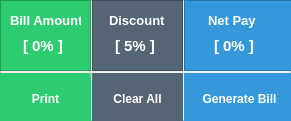
        <widget class="QFrame" name="frame_11">
         <property name="geometry">
          <rect>
           <x>810</x>
           <y>360</y>
           <width>291</width>
           <height>121</height>
          </rect>
         </property>
         <property name="styleSheet">
          <string notr="true">QFrame#frame_11{
border:1px solid rgb(213, 216, 220);
}</string>
         </property>
         <property name="frameShape">
          <enum>QFrame::StyledPanel</enum>
         </property>
         <property name="frameShadow">
          <enum>QFrame::Raised</enum>
         </property>
         <widget class="QPushButton" name="Supplier_Clear_Btn_3">
          <property name="geometry">
           <rect>
            <x>0</x>
            <y>73</y>
            <width>91</width>
            <height>51</height>
           </rect>
          </property>
          <property name="font">
           <font>
            <weight>75</weight>
            <bold>true</bold>
           </font>
          </property>
          <property name="cursor">
           <cursorShape>PointingHandCursor</cursorShape>
          </property>
          <property name="styleSheet">
           <string notr="true">QPushButton{
  background-color: rgb(46, 204, 113);
  color: rgb(255, 255, 255);
  border:0;

}
QPushButton::pressed{
	padding-left:5px;
	padding-top: 5px;
	background-color: rgb(128, 139, 150);
}</string>
          </property>
          <property name="text">
           <string>Print</string>
          </property>
         </widget>
         <widget class="QPushButton" name="Supplier_Clear_Btn_4">
          <property name="geometry">
           <rect>
            <x>92</x>
            <y>73</y>
            <width>91</width>
            <height>51</height>
           </rect>
          </property>
          <property name="font">
           <font>
            <weight>75</weight>
            <bold>true</bold>
           </font>
          </property>
          <property name="cursor">
           <cursorShape>PointingHandCursor</cursorShape>
          </property>
          <property name="styleSheet">
           <string notr="true">QPushButton{
  background-color: rgb(86, 101, 115);
  color: rgb(255, 255, 255);
  border:0;

}
QPushButton::pressed{
	padding-left:5px;
	padding-top: 5px;
	background-color: rgb(128, 139, 150);
}</string>
          </property>
          <property name="text">
           <string>Clear All</string>
          </property>
         </widget>
         <widget class="QPushButton" name="Supplier_Clear_Btn_5">
          <property name="geometry">
           <rect>
            <x>184</x>
            <y>73</y>
            <width>111</width>
            <height>51</height>
           </rect>
          </property>
          <property name="font">
           <font>
            <weight>75</weight>
            <bold>true</bold>
           </font>
          </property>
          <property name="cursor">
           <cursorShape>PointingHandCursor</cursorShape>
          </property>
          <property name="styleSheet">
           <string notr="true">QPushButton{
  background-color: rgb(52, 152, 219);
  color: rgb(255, 255, 255);
  border:0;

}
QPushButton::pressed{
	padding-left:5px;
	padding-top: 5px;
	background-color: rgb(128, 139, 150);
}</string>
          </property>
          <property name="text">
           <string>Generate Bill</string>
          </property>
         </widget>
         <widget class="QFrame" name="frame_12">
          <property name="geometry">
           <rect>
            <x>0</x>
            <y>0</y>
            <width>91</width>
            <height>71</height>
           </rect>
          </property>
          <property name="styleSheet">
           <string notr="true">  background-color: rgb(46, 204, 113);
  color: rgb(255, 255, 255);</string>
          </property>
          <property name="frameShape">
           <enum>QFrame::StyledPanel</enum>
          </property>
          <property name="frameShadow">
           <enum>QFrame::Raised</enum>
          </property>
          <widget class="QLabel" name="label_39">
           <property name="geometry">
            <rect>
             <x>10</x>
             <y>10</y>
             <width>71</width>
             <height>21</height>
            </rect>
           </property>
           <property name="font">
            <font>
             <pointsize>10</pointsize>
             <weight>75</weight>
             <bold>true</bold>
            </font>
           </property>
           <property name="text">
            <string>Bill Amount</string>
           </property>
          </widget>
          <widget class="QLabel" name="label_46">
           <property name="geometry">
            <rect>
             <x>23</x>
             <y>35</y>
             <width>51</width>
             <height>21</height>
            </rect>
           </property>
           <property name="font">
            <font>
             <pointsize>11</pointsize>
             <weight>75</weight>
             <bold>true</bold>
            </font>
           </property>
           <property name="text">
            <string>[ 0% ]</string>
           </property>
          </widget>
         </widget>
         <widget class="QFrame" name="frame_13">
          <property name="geometry">
           <rect>
            <x>92</x>
            <y>0</y>
            <width>91</width>
            <height>71</height>
           </rect>
          </property>
          <property name="styleSheet">
           <string notr="true">  background-color: rgb(86, 101, 115);
  color: rgb(255, 255, 255);</string>
          </property>
          <property name="frameShape">
           <enum>QFrame::StyledPanel</enum>
          </property>
          <property name="frameShadow">
           <enum>QFrame::Raised</enum>
          </property>
          <widget class="QLabel" name="label_47">
           <property name="geometry">
            <rect>
             <x>17</x>
             <y>10</y>
             <width>61</width>
             <height>21</height>
            </rect>
           </property>
           <property name="font">
            <font>
             <pointsize>10</pointsize>
             <weight>75</weight>
             <bold>true</bold>
            </font>
           </property>
           <property name="text">
            <string>Discount</string>
           </property>
          </widget>
          <widget class="QLabel" name="label_48">
           <property name="geometry">
            <rect>
             <x>23</x>
             <y>35</y>
             <width>51</width>
             <height>21</height>
            </rect>
           </property>
           <property name="font">
            <font>
             <pointsize>11</pointsize>
             <weight>75</weight>
             <bold>true</bold>
            </font>
           </property>
           <property name="text">
            <string>[ 5% ]</string>
           </property>
          </widget>
         </widget>
         <widget class="QFrame" name="frame_14">
          <property name="geometry">
           <rect>
            <x>184</x>
            <y>0</y>
            <width>111</width>
            <height>71</height>
           </rect>
          </property>
          <property name="styleSheet">
           <string notr="true">  background-color: rgb(52, 152, 219);
  color: rgb(255, 255, 255);</string>
          </property>
          <property name="frameShape">
           <enum>QFrame::StyledPanel</enum>
          </property>
          <property name="frameShadow">
           <enum>QFrame::Raised</enum>
          </property>
          <widget class="QLabel" name="label_49">
           <property name="geometry">
            <rect>
             <x>30</x>
             <y>35</y>
             <width>51</width>
             <height>21</height>
            </rect>
           </property>
           <property name="font">
            <font>
             <pointsize>11</pointsize>
             <weight>75</weight>
             <bold>true</bold>
            </font>
           </property>
           <property name="text">
            <string>[ 0% ]</string>
           </property>
          </widget>
          <widget class="QLabel" name="label_50">
           <property name="geometry">
            <rect>
             <x>24</x>
             <y>10</y>
             <width>61</width>
             <height>21</height>
            </rect>
           </property>
           <property name="font">
            <font>
             <pointsize>10</pointsize>
             <weight>75</weight>
             <bold>true</bold>
            </font>
           </property>
           <property name="text">
            <string>Net Pay</string>
           </property>
          </widget>
         </widget>
        </widget>
